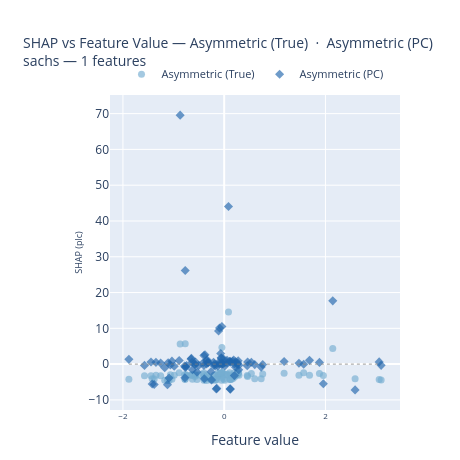
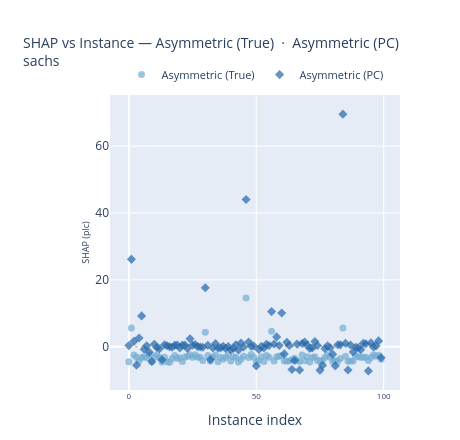
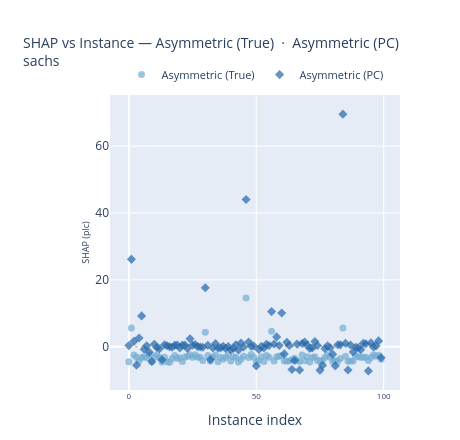

The code cell stored with these charts, in order, in its notebook:
### Code cell
baseline = 'Asymmetric (True)'
compared = 'Asymmetric (PC)'

# SHAP vs Feature Value
plot_shap_vs_feature(
    shap_data, feature_names, x_test,
    method_1=baseline,
    method_2=compared,
    features=HIGHLIGHT_FEATURES,
    dataset=DATASET,
    save_dir=PLOTS_DIR,
)

# SHAP vs Instance
plot_shap_vs_instance(
    shap_data, feature_names,
    method_1=baseline,
    method_2=compared,
    features=HIGHLIGHT_FEATURES,
    # instance_idx=instance_idx,   # optional — None = all instances
    dataset=DATASET,
    mode='markers',              # or "lines+markers"
    save_dir=PLOTS_DIR,
)

### Figure 1 — Plotly figure (JSON) as saved in the notebook; plotly's stock layout.template omitted (floating-point values rounded to 4 significant figures)
{"data": [{"hovertemplate": "<b>plc</b> — Asymmetric (True)<br>feature value = %{x:.4f}<br>SHAP = %{y:.4f}<extra></extra>", "legendgroup": "Asymmetric (True)", "marker": {"color": "#74add1", "line": {"width": 0}, "opacity": 0.65, "size": 7, "symbol": "circle"}, "mode": "markers", "name": "Asymmetric (True)", "showlegend": true, "type": "scatter", "x": [0.01182, -0.7696, -0.05432, 1.958, -0.3797, -0.1112, -0.7559, -1.255, 0.2853, -0.2492, 0.1156, -0.0452, -0.126, -1.089, 0.2247, -0.05432, -0.3468, -0.5785, 0.5368, -0.3213, -1.574, -0.2098, -0.6336, 0.01182, -0.4001, -1.348, 0.108, -0.1881, -0.5717, 0.6029, 2.144, 1.881, -0.776, -0.5023, 0.276, -0.4001, -0.7425, -0.04067, 0.4551, 0.2013, -0.7696, -0.7824, -1.445, -1.175, -0.334, 0.254, 0.08497, -0.6547, -0.0317, 1.477, -1.12, 0.7308, -0.09662, 3.1, 1.183, 0.05726, -0.0452, -1.032, -0.06819, -0.414, -0.09181, -0.2608, -1.883, -1.107, -0.1462, -0.3933, 0.1666, -0.1565, -0.8889, -0.009659, -0.565, -0.1774, -0.2043, -0.6473, -0.3151, 0.123, -1.422, -0.9871, -0.1161, 0.2915, -0.5371, -1.382, 3.061, 0.4626, -0.8696, 0.05726, 0.1156, 0.1305, -0.6264, 0.7613, -1.063, 0.2247, 1.685, -0.3468, 2.585, 0.1876, 1.57, 0.2698, -0.05892, 0.2013], "xaxis": "x", "y": [-4.502, 5.66, -2.433, -3.145, -4.182, -3.19, -2.953, -3.273, -2.415, -4.497, -2.981, -2.415, -3.186, -4.555, -3.136, -4.484, -4.581, -3.486, -2.636, -3.486, -3.281, -4.375, -3.069, -2.827, -2.376, -3.125, -2.393, -3.125, -3.136, -4.072, 4.345, -2.609, -4.242, -3.011, -2.418, -4.497, -3.122, -3.697, -3.145, -2.433, -4.247, -2.995, -3.231, -4.53, -3.697, -2.813, 14.56, -3.163, -2.324, -3.136, -4.561, -4.113, -3.008, -4.414, -2.57, -3.136, 4.649, -4.224, -2.953, -2.809, -2.61, -4.209, -4.247, -4.269, -3.866, -3.454, -4.061, -4.375, -2.418, -4.191, -2.954, -4.534, -3.175, -2.981, -4.061, -4.215, -4.09, -3.136, -2.418, -3.092, -4.293, -4.154, -4.331, -3.493, 5.603, -2.809, -4.331, -4.277, -4.224, -2.76, -2.961, -3.136, -3.127, -3.136, -4.075, -3.185, -2.376, -2.802, -2.531, -3.684], "yaxis": "y"}, {"hovertemplate": "<b>plc</b> — Asymmetric (PC)<br>feature value = %{x:.4f}<br>SHAP = %{y:.4f}<extra></extra>", "legendgroup": "Asymmetric (PC)", "marker": {"color": "#2166ac", "line": {"width": 0}, "opacity": 0.65, "size": 7, "symbol": "diamond"}, "mode": "markers", "name": "Asymmetric (PC)", "showlegend": true, "type": "scatter", "x": [0.01182, -0.7696, -0.05432, 1.958, -0.3797, -0.1112, -0.7559, -1.255, 0.2853, -0.2492, 0.1156, -0.0452, -0.126, -1.089, 0.2247, -0.05432, -0.3468, -0.5785, 0.5368, -0.3213, -1.574, -0.2098, -0.6336, 0.01182, -0.4001, -1.348, 0.108, -0.1881, -0.5717, 0.6029, 2.144, 1.881, -0.776, -0.5023, 0.276, -0.4001, -0.7425, -0.04067, 0.4551, 0.2013, -0.7696, -0.7824, -1.445, -1.175, -0.334, 0.254, 0.08497, -0.6547, -0.0317, 1.477, -1.12, 0.7308, -0.09662, 3.1, 1.183, 0.05726, -0.0452, -1.032, -0.06819, -0.414, -0.09181, -0.2608, -1.883, -1.107, -0.1462, -0.3933, 0.1666, -0.1565, -0.8889, -0.009659, -0.565, -0.1774, -0.2043, -0.6473, -0.3151, 0.123, -1.422, -0.9871, -0.1161, 0.2915, -0.5371, -1.382, 3.061, 0.4626, -0.8696, 0.05726, 0.1156, 0.1305, -0.6264, 0.7613, -1.063, 0.2247, 1.685, -0.3468, 2.585, 0.1876, 1.57, 0.2698, -0.05892, 0.2013], "xaxis": "x", "y": [0.3593, 26.15, 1.631, -5.479, 2.624, 9.238, -0.7202, 0.2878, -1.603, -4.405, 0.7649, -0.1973, -0.5592, -3.88, 0.6376, 0.3004, 0.02684, -0.1472, 0.5033, 0.5359, -0.3573, 0.5262, 0.5338, -0.4955, 2.43, 0.4963, 0.7026, 0.06124, -0.0474, -0.131, 17.68, 0.4858, -3.83, -0.3569, 0.9431, -0.3591, -0.3698, 0.1669, -0.4544, 0.05933, -0.9025, -0.5148, 0.6098, -0.9792, 1.137, -0.06948, 44.06, 1.405, 0.1367, 0.2443, -5.731, -0.8253, 0.1161, -0.3444, 0.7459, 0.3713, 10.53, 0.8339, 2.968, 0.3703, 10.11, -2.127, 1.333, 0.3724, -6.79, -4.108, 0.8141, -6.922, 1.003, 1.446, 0.5526, -0.4828, -0.3713, 1.596, 0.3921, -6.977, -5.55, -0.5976, 0.3386, -0.2996, -2.235, -5.697, 0.6151, 0.5853, 69.58, 1.047, -6.923, 0.548, -1.562, -0.1134, -0.2559, -0.8481, 1.058, 0.9091, -7.196, 1.173, -0.0234, 0.2738, 1.768, -3.206], "yaxis": "y"}, {"hoverinfo": "skip", "line": {"color": "gray", "dash": "dot", "width": 0.8}, "mode": "lines", "showlegend": false, "type": "scatter", "x": [-1.883, 3.1], "xaxis": "x", "y": [0, 0], "yaxis": "y"}], "layout": {"height": 460, "legend": {"font": {"size": 11}, "orientation": "h", "x": 0.5, "xanchor": "center", "y": 1.02, "yanchor": "bottom"}, "margin": {"b": 50, "l": 110, "r": 60, "t": 95}, "title": {"font": {"size": 14}, "text": "SHAP vs Feature Value — Asymmetric (True)  ·  Asymmetric (PC)<br>sachs — 1 features"}, "width": 460, "xaxis": {"anchor": "y", "domain": [0, 1], "tickfont": {"size": 8}, "title": {"text": "Feature value"}}, "yaxis": {"anchor": "x", "domain": [0, 1], "title": {"font": {"size": 9}, "standoff": 4, "text": "SHAP (plc)"}}}}

### Figure 2 — Plotly figure (JSON) as saved in the notebook; plotly's stock layout.template omitted (floating-point values rounded to 4 significant figures)
{"data": [{"hovertemplate": "<b>plc</b> — Asymmetric (True)<br>instance = %{x}<br>SHAP = %{y:.4f}<extra></extra>", "legendgroup": "Asymmetric (True)", "marker": {"color": "#74add1", "line": {"width": 0}, "opacity": 0.7, "size": 7, "symbol": "circle"}, "mode": "markers", "name": "Asymmetric (True)", "showlegend": true, "type": "scatter", "x": [0, 1, 2, 3, 4, 5, 6, 7, 8, 9, 10, 11, 12, 13, 14, 15, 16, 17, 18, 19, 20, 21, 22, 23, 24, 25, 26, 27, 28, 29, 30, 31, 32, 33, 34, 35, 36, 37, 38, 39, 40, 41, 42, 43, 44, 45, 46, 47, 48, 49, 50, 51, 52, 53, 54, 55, 56, 57, 58, 59, 60, 61, 62, 63, 64, 65, 66, 67, 68, 69, 70, 71, 72, 73, 74, 75, 76, 77, 78, 79, 80, 81, 82, 83, 84, 85, 86, 87, 88, 89, 90, 91, 92, 93, 94, 95, 96, 97, 98, 99], "xaxis": "x", "y": [-4.502, 5.66, -2.433, -3.145, -4.182, -3.19, -2.953, -3.273, -2.415, -4.497, -2.981, -2.415, -3.186, -4.555, -3.136, -4.484, -4.581, -3.486, -2.636, -3.486, -3.281, -4.375, -3.069, -2.827, -2.376, -3.125, -2.393, -3.125, -3.136, -4.072, 4.345, -2.609, -4.242, -3.011, -2.418, -4.497, -3.122, -3.697, -3.145, -2.433, -4.247, -2.995, -3.231, -4.53, -3.697, -2.813, 14.56, -3.163, -2.324, -3.136, -4.561, -4.113, -3.008, -4.414, -2.57, -3.136, 4.649, -4.224, -2.953, -2.809, -2.61, -4.209, -4.247, -4.269, -3.866, -3.454, -4.061, -4.375, -2.418, -4.191, -2.954, -4.534, -3.175, -2.981, -4.061, -4.215, -4.09, -3.136, -2.418, -3.092, -4.293, -4.154, -4.331, -3.493, 5.603, -2.809, -4.331, -4.277, -4.224, -2.76, -2.961, -3.136, -3.127, -3.136, -4.075, -3.185, -2.376, -2.802, -2.531, -3.684], "yaxis": "y"}, {"hovertemplate": "<b>plc</b> — Asymmetric (PC)<br>instance = %{x}<br>SHAP = %{y:.4f}<extra></extra>", "legendgroup": "Asymmetric (PC)", "marker": {"color": "#2166ac", "line": {"width": 0}, "opacity": 0.7, "size": 7, "symbol": "diamond"}, "mode": "markers", "name": "Asymmetric (PC)", "showlegend": true, "type": "scatter", "x": [0, 1, 2, 3, 4, 5, 6, 7, 8, 9, 10, 11, 12, 13, 14, 15, 16, 17, 18, 19, 20, 21, 22, 23, 24, 25, 26, 27, 28, 29, 30, 31, 32, 33, 34, 35, 36, 37, 38, 39, 40, 41, 42, 43, 44, 45, 46, 47, 48, 49, 50, 51, 52, 53, 54, 55, 56, 57, 58, 59, 60, 61, 62, 63, 64, 65, 66, 67, 68, 69, 70, 71, 72, 73, 74, 75, 76, 77, 78, 79, 80, 81, 82, 83, 84, 85, 86, 87, 88, 89, 90, 91, 92, 93, 94, 95, 96, 97, 98, 99], "xaxis": "x", "y": [0.3593, 26.15, 1.631, -5.479, 2.624, 9.238, -0.7202, 0.2878, -1.603, -4.405, 0.7649, -0.1973, -0.5592, -3.88, 0.6376, 0.3004, 0.02684, -0.1472, 0.5033, 0.5359, -0.3573, 0.5262, 0.5338, -0.4955, 2.43, 0.4963, 0.7026, 0.06124, -0.0474, -0.131, 17.68, 0.4858, -3.83, -0.3569, 0.9431, -0.3591, -0.3698, 0.1669, -0.4544, 0.05933, -0.9025, -0.5148, 0.6098, -0.9792, 1.137, -0.06948, 44.06, 1.405, 0.1367, 0.2443, -5.731, -0.8253, 0.1161, -0.3444, 0.7459, 0.3713, 10.53, 0.8339, 2.968, 0.3703, 10.11, -2.127, 1.333, 0.3724, -6.79, -4.108, 0.8141, -6.922, 1.003, 1.446, 0.5526, -0.4828, -0.3713, 1.596, 0.3921, -6.977, -5.55, -0.5976, 0.3386, -0.2996, -2.235, -5.697, 0.6151, 0.5853, 69.58, 1.047, -6.923, 0.548, -1.562, -0.1134, -0.2559, -0.8481, 1.058, 0.9091, -7.196, 1.173, -0.0234, 0.2738, 1.768, -3.206], "yaxis": "y"}, {"hoverinfo": "skip", "line": {"color": "gray", "dash": "dot", "width": 0.8}, "mode": "lines", "showlegend": false, "type": "scatter", "x": [0, 99], "xaxis": "x", "y": [0, 0], "yaxis": "y"}], "layout": {"height": 440, "legend": {"font": {"size": 11}, "orientation": "h", "x": 0.5, "xanchor": "center", "y": 1.02, "yanchor": "bottom"}, "margin": {"b": 50, "l": 110, "r": 60, "t": 95}, "title": {"font": {"size": 14}, "text": "SHAP vs Instance — Asymmetric (True)  ·  Asymmetric (PC)<br>sachs"}, "width": 460, "xaxis": {"anchor": "y", "domain": [0, 1], "tickfont": {"size": 8}, "title": {"text": "Instance index"}}, "yaxis": {"anchor": "x", "domain": [0, 1], "title": {"font": {"size": 9}, "standoff": 4, "text": "SHAP (plc)"}}}}

### Figure 3 — Plotly figure (JSON) as saved in the notebook; plotly's stock layout.template omitted (floating-point values rounded to 4 significant figures)
{"data": [{"hovertemplate": "<b>plc</b> — Asymmetric (True)<br>instance = %{x}<br>SHAP = %{y:.4f}<extra></extra>", "legendgroup": "Asymmetric (True)", "marker": {"color": "#74add1", "line": {"width": 0}, "opacity": 0.7, "size": 7, "symbol": "circle"}, "mode": "markers", "name": "Asymmetric (True)", "showlegend": true, "type": "scatter", "x": [0, 1, 2, 3, 4, 5, 6, 7, 8, 9, 10, 11, 12, 13, 14, 15, 16, 17, 18, 19, 20, 21, 22, 23, 24, 25, 26, 27, 28, 29, 30, 31, 32, 33, 34, 35, 36, 37, 38, 39, 40, 41, 42, 43, 44, 45, 46, 47, 48, 49, 50, 51, 52, 53, 54, 55, 56, 57, 58, 59, 60, 61, 62, 63, 64, 65, 66, 67, 68, 69, 70, 71, 72, 73, 74, 75, 76, 77, 78, 79, 80, 81, 82, 83, 84, 85, 86, 87, 88, 89, 90, 91, 92, 93, 94, 95, 96, 97, 98, 99], "xaxis": "x", "y": [-4.502, 5.66, -2.433, -3.145, -4.182, -3.19, -2.953, -3.273, -2.415, -4.497, -2.981, -2.415, -3.186, -4.555, -3.136, -4.484, -4.581, -3.486, -2.636, -3.486, -3.281, -4.375, -3.069, -2.827, -2.376, -3.125, -2.393, -3.125, -3.136, -4.072, 4.345, -2.609, -4.242, -3.011, -2.418, -4.497, -3.122, -3.697, -3.145, -2.433, -4.247, -2.995, -3.231, -4.53, -3.697, -2.813, 14.56, -3.163, -2.324, -3.136, -4.561, -4.113, -3.008, -4.414, -2.57, -3.136, 4.649, -4.224, -2.953, -2.809, -2.61, -4.209, -4.247, -4.269, -3.866, -3.454, -4.061, -4.375, -2.418, -4.191, -2.954, -4.534, -3.175, -2.981, -4.061, -4.215, -4.09, -3.136, -2.418, -3.092, -4.293, -4.154, -4.331, -3.493, 5.603, -2.809, -4.331, -4.277, -4.224, -2.76, -2.961, -3.136, -3.127, -3.136, -4.075, -3.185, -2.376, -2.802, -2.531, -3.684], "yaxis": "y"}, {"hovertemplate": "<b>plc</b> — Asymmetric (PC)<br>instance = %{x}<br>SHAP = %{y:.4f}<extra></extra>", "legendgroup": "Asymmetric (PC)", "marker": {"color": "#2166ac", "line": {"width": 0}, "opacity": 0.7, "size": 7, "symbol": "diamond"}, "mode": "markers", "name": "Asymmetric (PC)", "showlegend": true, "type": "scatter", "x": [0, 1, 2, 3, 4, 5, 6, 7, 8, 9, 10, 11, 12, 13, 14, 15, 16, 17, 18, 19, 20, 21, 22, 23, 24, 25, 26, 27, 28, 29, 30, 31, 32, 33, 34, 35, 36, 37, 38, 39, 40, 41, 42, 43, 44, 45, 46, 47, 48, 49, 50, 51, 52, 53, 54, 55, 56, 57, 58, 59, 60, 61, 62, 63, 64, 65, 66, 67, 68, 69, 70, 71, 72, 73, 74, 75, 76, 77, 78, 79, 80, 81, 82, 83, 84, 85, 86, 87, 88, 89, 90, 91, 92, 93, 94, 95, 96, 97, 98, 99], "xaxis": "x", "y": [0.3593, 26.15, 1.631, -5.479, 2.624, 9.238, -0.7202, 0.2878, -1.603, -4.405, 0.7649, -0.1973, -0.5592, -3.88, 0.6376, 0.3004, 0.02684, -0.1472, 0.5033, 0.5359, -0.3573, 0.5262, 0.5338, -0.4955, 2.43, 0.4963, 0.7026, 0.06124, -0.0474, -0.131, 17.68, 0.4858, -3.83, -0.3569, 0.9431, -0.3591, -0.3698, 0.1669, -0.4544, 0.05933, -0.9025, -0.5148, 0.6098, -0.9792, 1.137, -0.06948, 44.06, 1.405, 0.1367, 0.2443, -5.731, -0.8253, 0.1161, -0.3444, 0.7459, 0.3713, 10.53, 0.8339, 2.968, 0.3703, 10.11, -2.127, 1.333, 0.3724, -6.79, -4.108, 0.8141, -6.922, 1.003, 1.446, 0.5526, -0.4828, -0.3713, 1.596, 0.3921, -6.977, -5.55, -0.5976, 0.3386, -0.2996, -2.235, -5.697, 0.6151, 0.5853, 69.58, 1.047, -6.923, 0.548, -1.562, -0.1134, -0.2559, -0.8481, 1.058, 0.9091, -7.196, 1.173, -0.0234, 0.2738, 1.768, -3.206], "yaxis": "y"}, {"hoverinfo": "skip", "line": {"color": "gray", "dash": "dot", "width": 0.8}, "mode": "lines", "showlegend": false, "type": "scatter", "x": [0, 99], "xaxis": "x", "y": [0, 0], "yaxis": "y"}], "layout": {"height": 440, "legend": {"font": {"size": 11}, "orientation": "h", "x": 0.5, "xanchor": "center", "y": 1.02, "yanchor": "bottom"}, "margin": {"b": 50, "l": 110, "r": 60, "t": 95}, "title": {"font": {"size": 14}, "text": "SHAP vs Instance — Asymmetric (True)  ·  Asymmetric (PC)<br>sachs"}, "width": 460, "xaxis": {"anchor": "y", "domain": [0, 1], "tickfont": {"size": 8}, "title": {"text": "Instance index"}}, "yaxis": {"anchor": "x", "domain": [0, 1], "title": {"font": {"size": 9}, "standoff": 4, "text": "SHAP (plc)"}}}}
